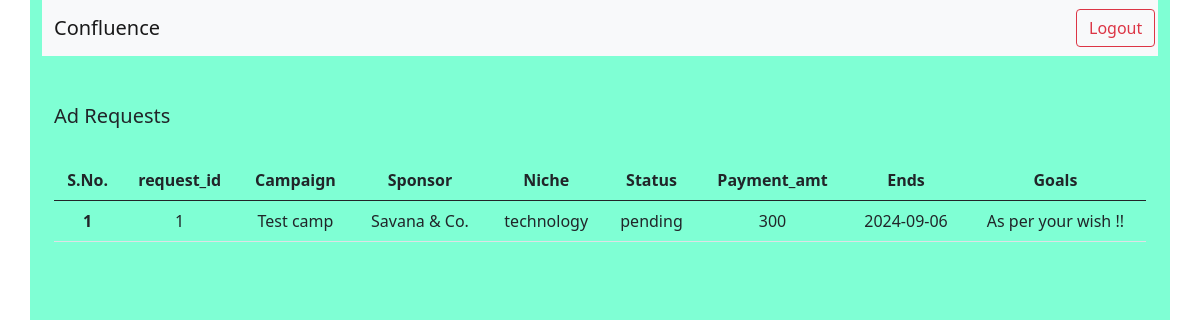
The app's page /admin/ad_requests, older data.
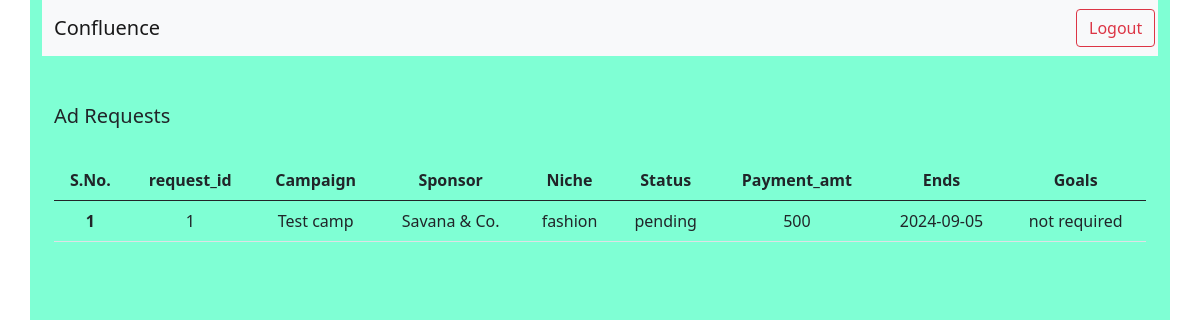
The same page, newer data.
### application/models.py (models this page shows)
class AdRequest(db.Model):
    __tablename__ = 'ad_request'
    request_id = db.Column(db.Integer, primary_key = True)
    campaign_id = db.Column(db.Integer, db.ForeignKey('campaign.camp_id'), nullable=False)
    sponsor_id = db.Column(db.Integer, db.ForeignKey('sponsor.id'), nullable=False)
    niche = db.Column(db.String, nullable = False)
    requirements = db.Column(db.String, nullable = False)
    payment_amt = db.Column(db.String, default = 1000)
    status = db.Column(db.String, default = "pending")
    end_date = db.Column(db.String, nullable = False)
    request_type = db.Column(db.String, nullable = False)
    is_accepted = db.Column(db.Boolean,  default =  False)
    campaign = db.relationship('Campaign', backref='ad_requests')
    sponsor = db.relationship('Sponsor', backref='ad_requests')  # pseudo

class Campaign(db.Model):
    __tablename__ = 'campaign'
    camp_id = db.Column(db.Integer, primary_key = True)
    camp_name = db.Column(db.String, nullable = False)
    sponsor_id = db.Column(db.Integer, db.ForeignKey('sponsor.id'))
    category = db.Column(db.String, nullable = False)
    search_category =db.Column(db.String, nullable = False) # for influencer to search relevant campaigns
    s_date = db.Column(db.String, nullable = False)
    e_date = db.Column(db.String, nullable = False)
    budget = db.Column(db.Integer, nullable = False)
    visibility = db.Column(db.String, default = 'public')
    description = db.Column(db.String)
    is_flagged = db.Column(db.Boolean, default = False)
    sponsor = db.relationship('Sponsor', backref='campaign') #pseudo col

class Sponsor(db.Model):
    __tablename__ = 'sponsor'
    id = db.Column(db.Integer, primary_key = True)
    user_name = db.Column(db.String, nullable = False, unique = True)
    password = db.Column(db.String, nullable = False)
    full_name = db.Column(db.String, nullable = False)
    industry = db.Column(db.String, nullable = False)
    role = db.Column(db.String, nullable = False)
    is_flagged = db.Column(db.Boolean, default = False)

### application/controllers.py (the view)
@app.route('/admin/ad_requests')
def fetch_ad_info():
    ad_info = AdRequest.query.all()
    return render_template ('ad_request_stats.html', ads = ad_info)

### templates/ad_request_stats.html (shortened to what this page needs)
<!DOCTYPE html>
<html lang="en">
<head>
    <link rel="stylesheet" href="../static/dashboard.css">
    <link href="https://cdn.jsdelivr.net/npm/bootstrap@5.0.2/dist/css/bootstrap.min.css" rel="stylesheet">
</head>
<body>
    <div class="container" style="background-color: aquamarine; min-height: 100vh;">
            <nav class="navbar navbar-expand-lg navbar-light bg-light">
                <div class="container-fluid">
                  <a class="navbar-brand" href="#">Confluence</a>
                  <div class="collapse navbar-collapse" id="navbarSupportedContent">
                    <form class="d-flex" style="margin-left: 900px;">
                      <button class="btn btn-outline-danger" type="button" onclick="location.href='/'">Logout</button>
                  </form>
                  </div>
                </div>
              </nav>
              <br>
              <div class="container mt-4">
                <h5>Ad Requests </h5><br>
                {% if ads|length == 0 %}
                <p> No ad requests right now</p>
                {% else %}
                <table class="table" style="text-align: center;">
                  <thead>
                    <tr>
                      <th scope="col">S.No.</th>
                      <th scope="col">request_id</th>
                      <th scope="col">Campaign</th>
                      <th scope="col">Sponsor</th>
                      <th scope="col">Niche</th>
                       <th scope="col">Status</th>
                       <th scope="col">Payment_amt</th>
                       <th scope="col">Ends</th>
                       <th scope="col">Goals</th>
                    </tr>
                  </thead>
                  <tbody>
                    {% for req in ads %}
                    <tr>
                      <th scope="row">{{loop.index}}</th>
                      <td>{{req.request_id}}</td>
                      <td>{{req.campaign.camp_name}}</td>
                      <td>{{req.campaign.sponsor.full_name}}</td>
                      <td>{{req.niche}}</td>
                      <td>{{req.status}}</td>
                      <td>{{req.payment_amt}}</td>
                      <td>{{req.end_date}}</td>
                      <td>{{req.requirements}}</td>
                    </tr>
                    {% endfor %}
                  </tbody>
                </table>
                {% endif %}
            </div>
    </div>
</body>
</html>

Row changes from the older to the newer data that the page shows:
changed AdRequest "pending": niche "technology" → "fashion"; payment_amt "300" → "500"; end_date "2024-09-06" → "2024-09-05"; requirements "As per your wish !!" → "not required"
